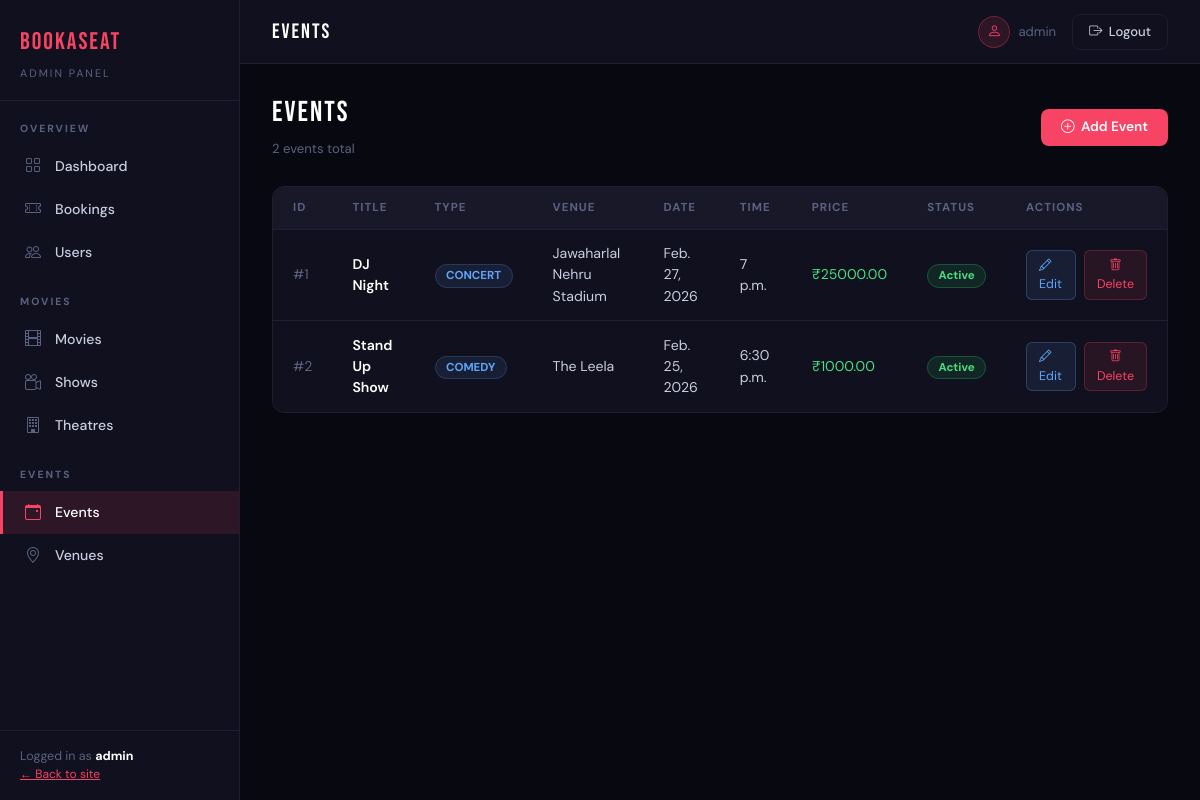
/dashboard/events/ (signed in), run on an earlier commit of the app's database.
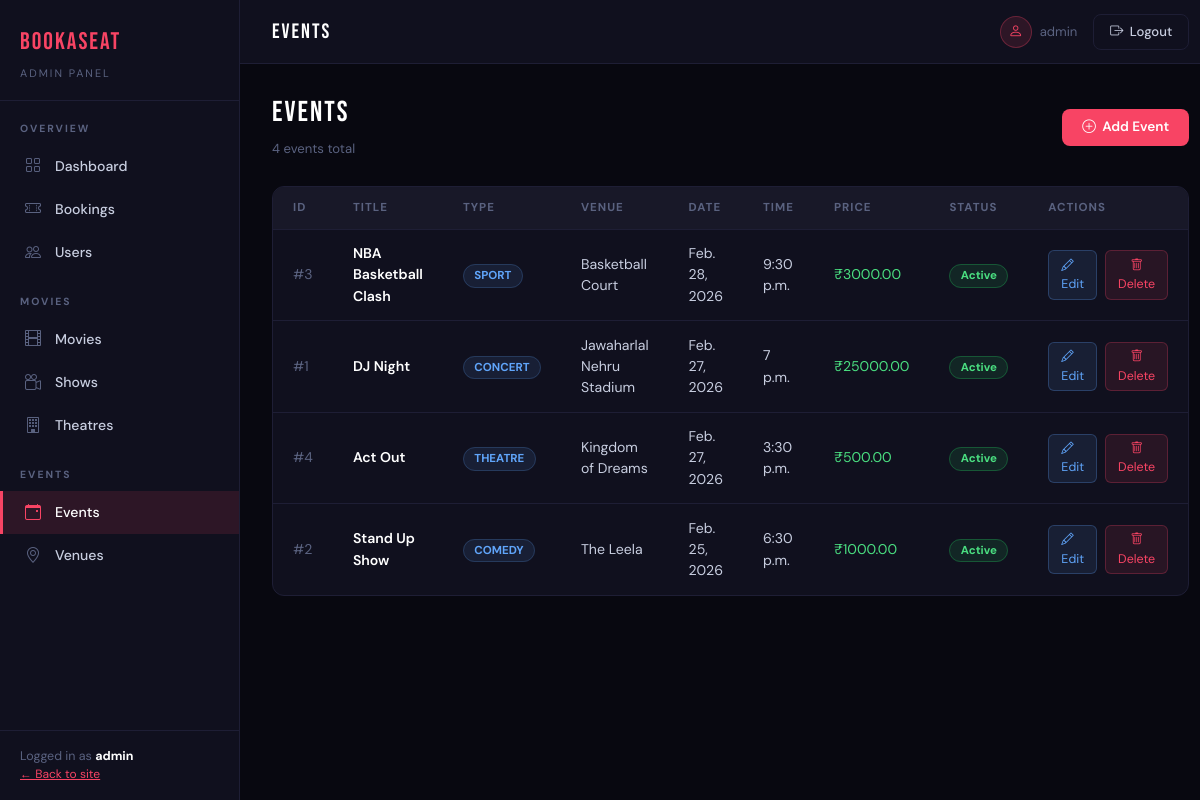
And on a later commit of the database.
### events/models.py (models this page shows, shortened)
class Event(models.Model):
    title = models.CharField(max_length=255)
    event_type = models.CharField(max_length=20, choices=EVENT_TYPE_CHOICES, default='other')
    description = models.TextField(blank=True)
    venue = models.ForeignKey(Venue, on_delete=models.SET_NULL, null=True, related_name='events')
    event_date = models.DateField()
    event_time = models.TimeField()
    price = models.DecimalField(max_digits=8, decimal_places=2)
    total_seats = models.PositiveIntegerField(default=100)
    available_seats = models.PositiveIntegerField(default=100)
    poster = models.ImageField(upload_to='events/posters/', blank=True, null=True)
    language = models.CharField(max_length=50, blank=True)
    is_active = models.BooleanField(default=True)
    created_at = models.DateTimeField(auto_now_add=True)

class Venue(models.Model):
    name = models.CharField(max_length=255)
    city = models.CharField(max_length=100)
    address = models.TextField()
    capacity = models.PositiveIntegerField(default=0)

### dashboard/views.py (the view)
# urls.py: path('events/', views.event_list, name='dashboard_events'),
@staff_member_required(login_url='login')
def event_list(request):
    events = Event.objects.select_related('venue').order_by('-event_date')
    return render(request, 'dashboard/events/list.html', {
        'events': events, 'section': 'events'
    })

### dashboard/templates/dashboard/events/list.html (shortened to what this page needs)
{% extends 'dashboard/base.html' %}
{% block topbar_title %}EVENTS{% endblock %}
{% block content %}
<div class="page-heading">
  <div><h1>EVENTS</h1><p>{{ events|length }} event{{ events|length|pluralize }} total</p></div>
  <a href="{% url 'dashboard_event_add' %}" class="btn-red"><i class="bi bi-plus-circle"></i> Add Event</a>
</div>
<div class="dash-table">
  <table class="admin-table">
    <thead>
      <tr><th>ID</th><th>Title</th><th>Type</th><th>Venue</th><th>Date</th><th>Time</th><th>Price</th><th>Status</th><th>Actions</th></tr>
    </thead>
    <tbody>
      {% for event in events %}
        <tr>
          <td style="color:var(--muted);">#{{ event.id }}</td>
          <td style="font-weight:600; color:#fff;">{{ event.title }}</td>
          <td><span class="badge-type">{{ event.get_event_type_display }}</span></td>
          <td>{{ event.venue.name|default:"—" }}</td>
          <td>{{ event.event_date }}</td>
          <td>{{ event.event_time }}</td>
          <td style="color:#4ade80;">₹{{ event.price }}</td>
          <td>
            {% if event.is_active %}
              <span class="badge-active">Active</span>
            {% else %}
              <span class="badge-inactive">Inactive</span>
            {% endif %}
          </td>
          <td>
            <div style="display:flex; gap:0.5rem;">
              <a href="{% url 'dashboard_event_edit' event.id %}" class="btn-edit-sm"><i class="bi bi-pencil"></i> Edit</a>
              <form method="post" action="{% url 'dashboard_event_delete' event.id %}" style="display:inline;" onsubmit="return confirm('Delete {{ event.title }}?')">
                <button type="submit" class="btn-danger-sm"><i class="bi bi-trash"></i> Delete</button>
              </form>
            </div>
          </td>
        </tr>
      {% empty %}
        <tr><td colspan="9" style="color:var(--muted); text-align:center; padding:2rem;">No events yet. <a href="{% url 'dashboard_event_add' %}" style="color:var(--red);">Add one →</a></td></tr>
      {% endfor %}
    </tbody>
  </table>
</div>
{% endblock %}

What changed in the data, as far as the page shows it:
added Event: id "3", title "NBA Basketball Clash", event_type "SPORT", venue.name "Basketball Court", event_date "Feb. 28, 2026", event_time "9:30 p.m.", price "3000.00", is_active "Active"
added Event: id "4", title "Act Out", event_type "THEATRE", venue.name "Kingdom of Dreams", event_date "Feb. 27, 2026", event_time "3:30 p.m.", price "500.00", is_active "Active"
Also different on the page:
{{ events|length }}: "2" → "4"
